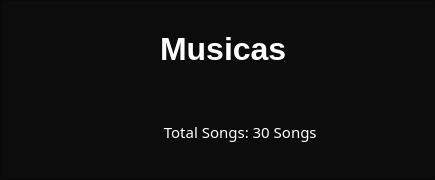
               <widget class="QFrame" name="frame_12">
                <property name="minimumSize">
                 <size>
                  <width>0</width>
                  <height>180</height>
                 </size>
                </property>
                <property name="styleSheet">
                 <string notr="true">QFrame{
	background-color: rgb(12, 12, 12);

}</string>
                </property>
                <property name="frameShape">
                 <enum>QFrame::StyledPanel</enum>
                </property>
                <property name="frameShadow">
                 <enum>QFrame::Raised</enum>
                </property>
                <layout class="QHBoxLayout" name="horizontalLayout_11">
                 <property name="spacing">
                  <number>0</number>
                 </property>
                 <property name="leftMargin">
                  <number>0</number>
                 </property>
                 <property name="topMargin">
                  <number>0</number>
                 </property>
                 <property name="rightMargin">
                  <number>0</number>
                 </property>
                 <property name="bottomMargin">
                  <number>0</number>
                 </property>
                 <item>
                  <widget class="QLabel" name="label_img">
                   <property name="minimumSize">
                    <size>
                     <width>150</width>
                     <height>0</height>
                    </size>
                   </property>
                   <property name="maximumSize">
                    <size>
                     <width>200</width>
                     <height>160</height>
                    </size>
                   </property>
                   <property name="styleSheet">
                    <string notr="true">background-color: 0;</string>
                   </property>
                   <property name="text">
                    <string/>
                   </property>
                   <property name="pixmap">
                    <pixmap>../../SpaceMusic/intercaces/imagens/music.png</pixmap>
                   </property>
                   <property name="scaledContents">
                    <bool>true</bool>
                   </property>
                   <property name="margin">
                    <number>40</number>
                   </property>
                  </widget>
                 </item>
                 <item>
                  <widget class="QFrame" name="frame_19">
                   <property name="sizePolicy">
                    <sizepolicy hsizetype="Fixed" vsizetype="Preferred">
                     <horstretch>0</horstretch>
                     <verstretch>0</verstretch>
                    </sizepolicy>
                   </property>
                   <property name="styleSheet">
                    <string notr="true">border:0px;
background-color: 0;
color: rgb(255, 255, 255)</string>
                   </property>
                   <property name="frameShape">
                    <enum>QFrame::StyledPanel</enum>
                   </property>
                   <property name="frameShadow">
                    <enum>QFrame::Raised</enum>
                   </property>
                   <layout class="QVBoxLayout" name="verticalLayout_7">
                    <item>
                     <widget class="QLabel" name="label_titulo">
                      <property name="font">
                       <font>
                        <pointsize>24</pointsize>
                        <weight>75</weight>
                        <bold>true</bold>
                       </font>
                      </property>
                      <property name="text">
                       <string>Musicas</string>
                      </property>
                     </widget>
                    </item>
                    <item>
                     <widget class="QLabel" name="label_totalsons">
                      <property name="font">
                       <font>
                        <family>Waree</family>
                        <pointsize>11</pointsize>
                        <weight>50</weight>
                        <bold>false</bold>
                       </font>
                      </property>
                      <property name="text">
                       <string> Total Songs: 30 Songs</string>
                      </property>
                     </widget>
                    </item>
                   </layout>
                  </widget>
                 </item>
                 <item>
                  <widget class="QFrame" name="frame_27">
                   <property name="sizePolicy">
                    <sizepolicy hsizetype="Fixed" vsizetype="Preferred">
                     <horstretch>0</horstretch>
                     <verstretch>0</verstretch>
                    </sizepolicy>
                   </property>
                   <property name="styleSheet">
                    <string notr="true">border:0px;
background-color: 0;</string>
                   </property>
                   <property name="frameShape">
                    <enum>QFrame::StyledPanel</enum>
                   </property>
                   <property name="frameShadow">
                    <enum>QFrame::Raised</enum>
                   </property>
                   <layout class="QVBoxLayout" name="verticalLayout_10">
                    <item>
                     <widget class="QFrame" name="frame_28">
                      <property name="styleSheet">
                       <string notr="true"/>
                      </property>
                      <property name="frameShape">
                       <enum>QFrame::StyledPanel</enum>
                      </property>
                      <property name="frameShadow">
                       <enum>QFrame::Raised</enum>
                      </property>
                     </widget>
                    </item>
                    <item>
                     <widget class="QPushButton" name="botaoplay">
                      <property name="sizePolicy">
                       <sizepolicy hsizetype="Fixed" vsizetype="Fixed">
                        <horstretch>0</horstretch>
                        <verstretch>0</verstretch>
                       </sizepolicy>
                      </property>
                      <property name="minimumSize">
                       <size>
                        <width>90</width>
                        <height>90</height>
                       </size>
                      </property>
                      <property name="maximumSize">
                       <size>
                        <width>90</width>
                        <height>90</height>
                       </size>
                      </property>
                      <property name="cursor">
                       <cursorShape>PointingHandCursor</cursorShape>
                      </property>
                      <property name="styleSheet">
                       <string notr="true">QPushButton{	
	border: 0px;

}


QPushButton:hover{	
	border: 1px solid rgb(36, 31, 49);	
	background-color:rgba(111, 110, 110, 40);

}</string>
                      </property>
                      <property name="text">
                       <string/>
                      </property>
                      <property name="icon">
                       <iconset>
                        <normaloff>../../SpaceMusic/intercaces/imagens/botao-play-ponta-de-seta.png</normaloff>../../SpaceMusic/intercaces/imagens/botao-play-ponta-de-seta.png</iconset>
                      </property>
                      <property name="iconSize">
                       <size>
                        <width>40</width>
                        <height>40</height>
                       </size>
                      </property>
                      <property name="shortcut">
                       <string>Return</string>
                      </property>
                     </widget>
                    </item>
                   </layout>
                  </widget>
                 </item>
                 <item>
                  <widget class="QFrame" name="frame_29">
                   <property name="styleSheet">
                    <string notr="true">background-color: 0;
border:0px;</string>
                   </property>
                   <property name="frameShape">
                    <enum>QFrame::StyledPanel</enum>
                   </property>
                   <property name="frameShadow">
                    <enum>QFrame::Raised</enum>
                   </property>
                  </widget>
                 </item>
                </layout>
               </widget>
